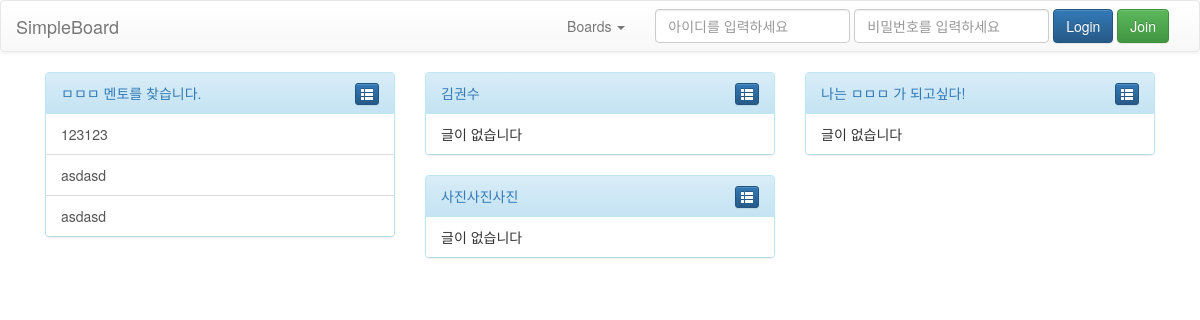
The page / on the database its author committed.
### newboard/models.py (models this page shows, shortened)
class Board(models.Model):
	title = models.CharField('title', max_length=200)
	created_date = models.DateTimeField('written date', auto_now_add=True)

class Article(models.Model):
	board = models.ForeignKey(Board)
	user = models.ForeignKey(User)
	title = models.CharField('title', max_length=200)
	content = models.TextField('contents', default="")
	written_date = models.DateTimeField('written date', auto_now_add=True)
	update_date = models.DateTimeField('update date', auto_now=True)

### newboard/views.py (the view)
# urls.py: url(r'^$', index),
def index(request):
	boards = Board.objects.order_by("title")
	dashboards = []
	for board in boards:
		articles = board.article_set.order_by("-written_date")[:5]
		list_item = {
			"board" : board,
			"latest_articles" : articles
		}
		dashboards = dashboards + [list_item]
	context = {
	"boards" : boards,
	"dashboards" : dashboards
	}
	return render(request, "index.html", context)

### newboard/templates/index.html (shortened to what this page needs)
{% include "header.html" %}
<div class="container">
	{% for dashboard in dashboards %}
	<div class="col-xs-12 col-sm-6 col-md-4">
		<div class="panel panel-info">
			<div class="panel-heading">
				<a href="/board/{{ dashboard.board.id }}/">
					{{ dashboard.board.title }}
				</a>
				<a href="/board/{{ dashboard.board.id }}/" class="btn btn-primary btn-xs pull-right">
					<span class="glyphicon glyphicon-th-list"></span>
				</a>
			</div>
			<div class="list-group">
				{% if dashboard.latest_articles %}
					{% for article in dashboard.latest_articles %}
						<a href="/board/{{ dashboard.board.id }}/{{ article.id }}" class="list-group-item">{{ article.title }}</a>
					{% endfor %}
				{% else %}
					<div class="list-group-item">글이 없습니다</div>
				{% endif %}
			</div>
		</div>
	</div>
	{% endfor %}
</div>
{% include "footer.html" %}

### rows shown on the page
Board: board "ㅁㅁㅁ 멘토를 찾습니다."
Article: title "123123"
Article: title "asdasd"
Article: title "asdasd"
Board: board "김권수", shows "글이 없습니다"
Board: board "나는 ㅁㅁㅁ 가 되고싶다!", shows "글이 없습니다"
Board: board "사진사진사진", shows "글이 없습니다"
